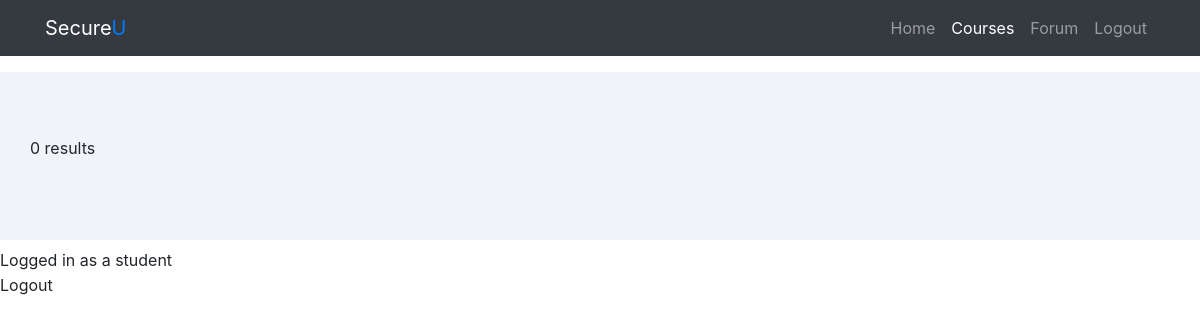
The app's page /courses.php (signed in), older data.
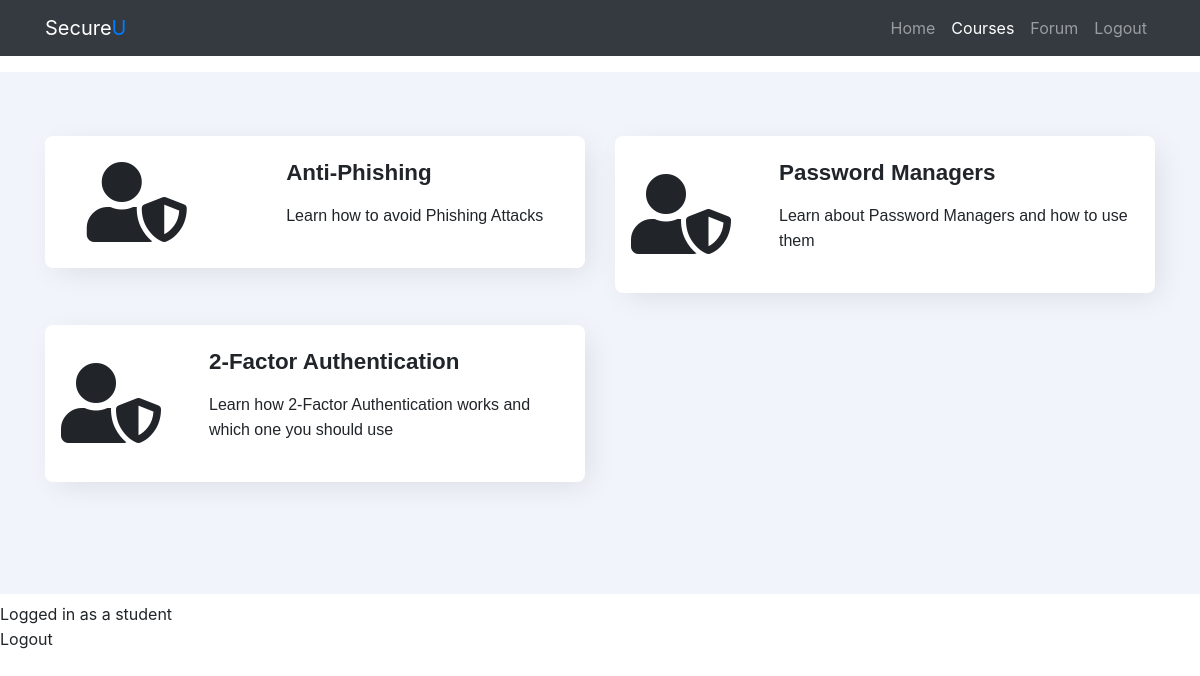
The same page, newer data.
### tables this page shows
CREATE TABLE `courses` (
  `course_id` int(11) NOT NULL,
  `course_name` varchar(50) NOT NULL,
  `course_desc` varchar(300) NOT NULL,
  `course_img` varchar(100) NOT NULL,
  `course_status` varchar(15) NOT NULL,
  `date_created` datetime NOT NULL DEFAULT CURRENT_TIMESTAMP,
  `user_id` int(11) NOT NULL
);

### courses.php (the view, shortened to what this page needs)
<?php
include "header.php";
?>
<link href="//maxcdn.bootstrapcdn.com/bootstrap/4.1.1/css/bootstrap.min.css" rel="stylesheet" id="bootstrap-css">
<link rel="stylesheet" href="https://use.fontawesome.com/releases/v5.6.3/css/all.css">
<?php
include "navbar.php";
?>
<section>
    <div class="container">
        <div class="row mbr-justify-content-center">
            <?php
            require "db_connect.php";
            $sql = "SELECT * FROM courses";
            $result = mysqli_query($conn, $sql);
            if (mysqli_num_rows($result) > 0) {
                while ($row = mysqli_fetch_assoc($result)) {
                    $course_id = $row["course_id"];
                    $course_name = $row["course_name"];
                    $course_desc = $row["course_desc"];
                    $course_link = "units.php?course_id=$course_id";
                    ?>
                    <div class="col-lg-6 mbr-col-md-10">
                        <a style="text-decoration:none" href="<?php echo $course_link; ?>">
                            <div class="wrap">
                                <div class="ico-wrap">
                                    <span class="fas fa-5x mr-5 fa-user-shield"></span>
                                </div>
                                <div class="text-wrap vcenter">
                                    <h2 class="mbr-fonts-style mbr-bold mbr-section-title3 display-5"><?php echo $course_name; ?></span></h2>
                                    <p class="mbr-fonts-style text1 mbr-text display-6"><?php echo $course_desc; ?></p>
                                </div>
                            </div>
                        </a>
                    </div>
                <?php
                }
            } else {
                echo "0 results";
            }
            ?>
        </div>
    </div>
</section>
<?php
include "footer.php"
?>

Row changes from the older to the newer data that the page shows:
added courses: course_name "Anti-Phishing", course_desc "Learn how to avoid Phishing Attacks"
added courses: course_name "Password Managers", course_desc "Learn about Password Managers and how to use them"
added courses: course_name "2-Factor Authentication", course_desc "Learn how 2-Factor Authentication works and which one you should use"
Text that changed along with them:
text no longer shown: "0 results"
